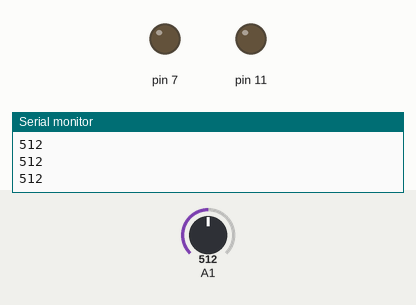
Simulated run of this sketch. Board: Arduino Uno, built with avr-gcc and run on an emulated ATmega328P. Shown: output pins drawn as LEDs (lit = HIGH), the last lines printed to the serial monitor. The inputs (shaded band) are chosen by the test bench; at power-on: A1 = 512.

Above: at 1.2 s.
1.3 s: A1 set to 161
2.8 s: A1 set to 146
At 3.5 s:
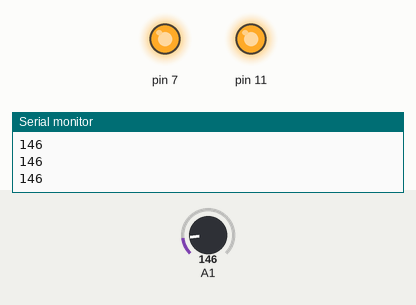
4.3 s: A1 set to 164
At 4.6 s:
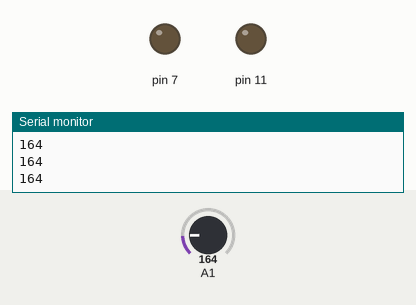
5.8 s: A1 set to 144
At 7.0 s:
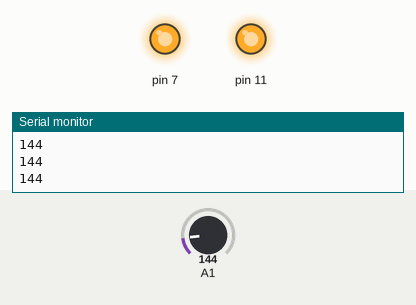
Timing chart, 0 to 8.3 s (numbered marks = the images above; inputs shaded):
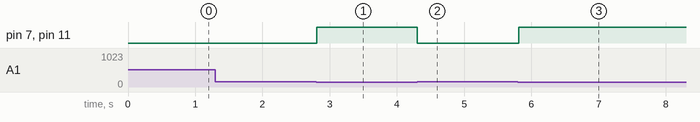

Measured:
- the behaviour switches between 154 and 153 on A1 (found by bisection; images 0 and 1)
- after the input at 2.8 s, pin 7, pin 11: LOW → HIGH at once
- after the input at 4.3 s, pin 7, pin 11: HIGH → LOW at once
- after the input at 5.8 s, pin 7, pin 11: LOW → HIGH at once

The sketch:

Assignment-1.ino
```cpp
int temp_data=0;
void setup()
{
  pinMode(A1,INPUT);
  Serial.begin(9600);
  pinMode(11,OUTPUT);
  pinMode(7,OUTPUT);
}

void loop()
{
  temp_data=analogRead(A1);
  Serial.println(temp_data);

  if(temp_data<154){
    digitalWrite(11,HIGH);
    digitalWrite(7,HIGH);
   }
  else{
    digitalWrite(11,LOW);
    digitalWrite(7,LOW);
  }
}
```
